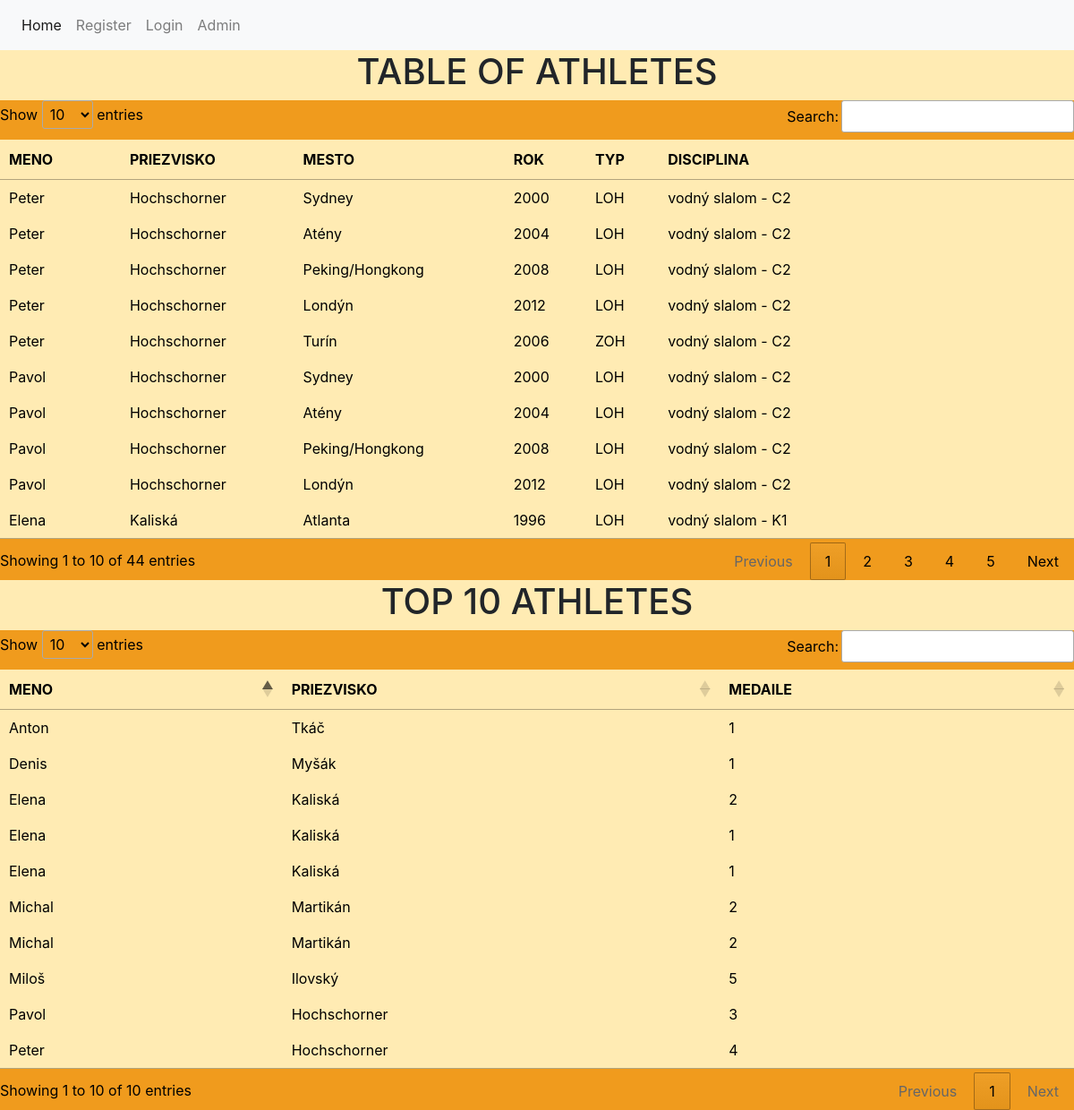
The page / on the database its author committed.
### tables this page shows
CREATE TABLE `placement` (
  `id` int UNSIGNED NOT NULL,
  `person_id` int UNSIGNED NOT NULL,
  `game_id` int UNSIGNED NOT NULL,
  `placing` int UNSIGNED NOT NULL,
  `discipline` varchar(200) NOT NULL
);

CREATE TABLE `person` (
  `id` int UNSIGNED NOT NULL,
  `name` varchar(100) NOT NULL,
  `surname` varchar(100) NOT NULL,
  `birth_day` date NOT NULL,
  `birth_place` varchar(100) NOT NULL,
  `birth_country` varchar(100) NOT NULL,
  `death_day` date DEFAULT NULL,
  `death_place` varchar(100) DEFAULT NULL,
  `death_country` varchar(100) DEFAULT NULL
);

CREATE TABLE `game` (
  `id` int UNSIGNED NOT NULL,
  `type` varchar(10) NOT NULL,
  `year` smallint NOT NULL,
  `game_order` tinyint UNSIGNED NOT NULL,
  `city` varchar(100) NOT NULL,
  `country` varchar(100) NOT NULL
);

### index.php (the view, shortened to what this page needs)
<!DOCTYPE html>
<html>
<head>
  <link rel="stylesheet" type="text/css" href="//cdn.datatables.net/1.13.2/css/jquery.dataTables.min.css">
  <link rel="stylesheet" type="text/css" href="index.css">
  <link rel="stylesheet" href="css/bootstrap.min.css">
<link rel="stylesheet" type="text/css" href="index.css">
</head>
<body>
<nav class="navbar navbar-expand-lg navbar-light bg-light">
  <button class="navbar-toggler" type="button" data-toggle="collapse" data-target="#navbarNav" aria-controls="navbarNav" aria-expanded="false" aria-label="Toggle navigation">
  </button>
  <div class="collapse navbar-collapse" id="navbarNav">
    <ul class="navbar-nav">
      <li class="nav-item active">
        <a class="nav-link" href="index.php">Home</a>
      </li>
      <li class="nav-item">
        <a class="nav-link" href="registration.php">Register</a>
      </li>
      <li class="nav-item">
        <a class="nav-link" href="login.php">Login</a>
      </li>
      <li class="nav-item">
        <a class="nav-link" href="premiumPage.php">Admin</a>
      </li>
    </ul>
  </div>
</nav>
  <?php
  $sql = "SELECT person.id ,person.name , person.surname ,game.city, game.year , game.type , p.discipline
  FROM placement as p
  JOIN game ON p.game_id = game.id
  JOIN person ON person.id = p.person_id
  ".$_SESSION["order"].$_SESSION['secondOrder']."
  ";
?>
<h1 class="text-center">TABLE OF ATHLETES</h1>
<?php
tryThis($sql);
  $sql = "SELECT * ,COUNT(placing) as prices
  FROM placement as p
  JOIN game ON p.game_id = game.id
  JOIN person ON person.id = p.person_id
  GROUP BY placing,name,surname
  ORDER BY prices DESC,name ASC LIMIT 10;";
  ?>
<h1 class="text-center">TOP 10 ATHLETES</h1>
<?php
  SQL_command_second_table($sql);
function tryThis($SQL_command) {
include('config.php');
     $stmt = $db->prepare($SQL_command);
    $stmt->execute();
    $rows = $stmt->fetchAll(PDO::FETCH_ASSOC);
$array = "<table id='dataTable1'><thead><tr>
        <th><a href='index.php?order=name";
    $array .= "'>MENO</th>
        <th><a href='index.php?order=surname'>PRIEZVISKO</th>
        <th><a href='index.php?order=city'>MESTO</th>
        <th><a href='index.php?order=year'>ROK</th>
        <th><a href='index.php?order=".$_SESSION['isOrder']."&secondOrder=year'>TYP</th>
        <th><a href='index.php?order=discipline'>DISCIPLINA</th>
        </tr></thead><tbody>";
  foreach ($rows as $row) {
       $array .= "<tr><td><a href='personDetail.php?id=".$row['id']."'>".$row["name"]."</td><td>".$row["surname"]."</td><td>".$row["city"]."</td><td>".$row["year"]."</td><td>".$row["type"]."</td><td>".$row["discipline"]."</td></tr>";
    }
  echo $array."</tbody></table>";
}
function SQL_command_second_table($SQL_command) {
  include('config.php');
  $result = $conn->query($SQL_command);
  if ($result->num_rows > 0) {
    $array =  "<table id='dataTable2'><thead><tr><th>MENO</th><th>PRIEZVISKO</th><th>MEDAILE</th></tr></thead><tbody>";
    while($row = $result->fetch_assoc()) {
     $array .= "  <tr> <td><a href='personDetail.php?id=".$row['person_id']."'>".$row["name"]."</a></td><td><a href='personDetail.php?id=".$row['person_id']."'>".$row["surname"]."</a></td>  <td><a href='personDetail.php?id=".$row['person_id']."'>".$row["prices"]."</a></td></tr>";
   }
 } else {
  echo "0 results";
}
echo $array;
}
?>
</body>
</html>

### index.css (style rules this page uses)
.dataTable { background-color: #ffebb3; }
table a:-webkit-any-link { color: black; cursor: pointer; text-decoration: none; }
body { background-color:#ffebb3 !important; }

### rows shown on the page
placement: person.name "Peter", person.surname "Hochschorner", game.city "Sydney", game.year "2000", game.type "LOH", discipline "vodný slalom - C2", prices "4"
placement: person.name "Peter", person.surname "Hochschorner", game.city "Atény", game.year "2004", game.type "LOH", discipline "vodný slalom - C2"
placement: person.name "Peter", person.surname "Hochschorner", game.city "Peking/Hongkong", game.year "2008", game.type "LOH", discipline "vodný slalom - C2"
placement: person.name "Peter", person.surname "Hochschorner", game.city "Londýn", game.year "2012", game.type "LOH", discipline "vodný slalom - C2"
placement: person.name "Peter", person.surname "Hochschorner", game.city "Turín", game.year "2006", game.type "ZOH", discipline "vodný slalom - C2"
placement: person.name "Pavol", person.surname "Hochschorner", game.city "Sydney", game.year "2000", game.type "LOH", discipline "vodný slalom - C2", prices "3"
placement: person.name "Pavol", person.surname "Hochschorner", game.city "Atény", game.year "2004", game.type "LOH", discipline "vodný slalom - C2"
placement: person.name "Pavol", person.surname "Hochschorner", game.city "Peking/Hongkong", game.year "2008", game.type "LOH", discipline "vodný slalom - C2"
placement: person.name "Pavol", person.surname "Hochschorner", game.city "Londýn", game.year "2012", game.type "LOH", discipline "vodný slalom - C2"
placement: person.name "Elena", person.surname "Kaliská", game.city "Atlanta", game.year "1996", game.type "LOH", discipline "vodný slalom - K1", prices "1"
placement: person.name "Miloš", person.surname "Ilovský", prices "5"
placement: person.name "Elena", person.surname "Kaliská", prices "2"
placement: person.name "Michal", person.surname "Martikán", prices "2"
placement: person.name "Michal", person.surname "Martikán", prices "2"
placement: person.name "Anton", person.surname "Tkáč", prices "1"
placement: person.name "Denis", person.surname "Myšák", prices "1"
placement: person.name "Elena", person.surname "Kaliská", prices "1"
